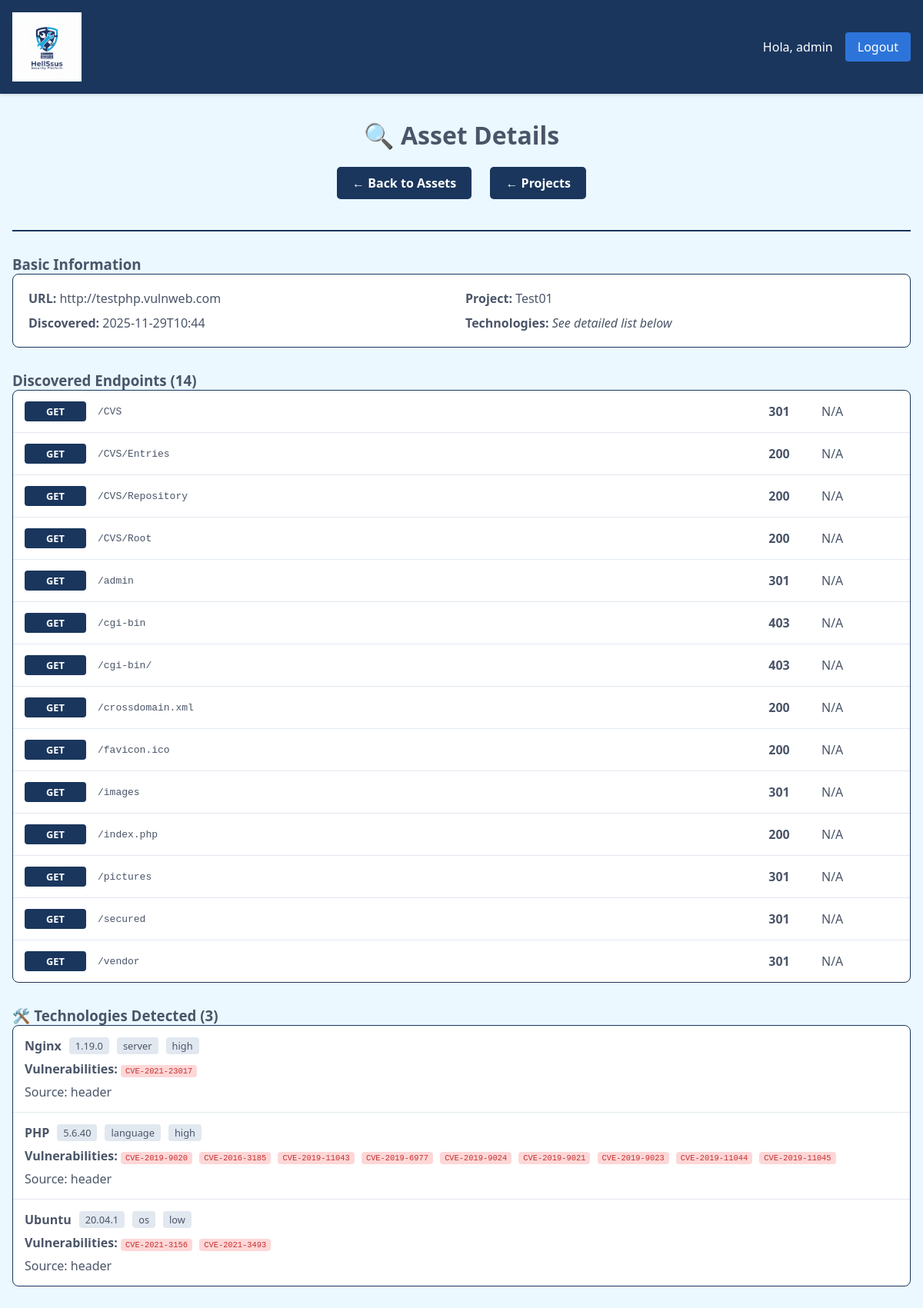
Page /asset/3 (signed in) on the committed database.
### tables this page shows
CREATE TABLE assets (
            id INTEGER PRIMARY KEY AUTOINCREMENT,
            url TEXT NOT NULL,
            technologies TEXT,
            open_ports TEXT,
            project_id INTEGER,
            discovery_date TEXT,
            FOREIGN KEY (project_id) REFERENCES projects (id)
        );

CREATE TABLE projects (
            id INTEGER PRIMARY KEY AUTOINCREMENT,
            name TEXT NOT NULL,
            created_date TEXT,
            description TEXT
        );

CREATE TABLE endpoints (
            id INTEGER PRIMARY KEY AUTOINCREMENT,
            asset_id INTEGER,
            path TEXT NOT NULL,
            status_code INTEGER,
            method TEXT,
            discovered_by TEXT,
            content TEXT,
            discovery_date TEXT,
            FOREIGN KEY (asset_id) REFERENCES assets (id)
        );

### dashboard/app.py (the view)
@app.route('/asset/<int:asset_id>')
@login_required
def asset_detail(asset_id):
    conn = get_db_connection()
    asset = conn.execute(
        'SELECT * FROM assets WHERE id = ?', (asset_id,)
    ).fetchone()
    if not asset:
        conn.close()
        return "Asset not found", 404
    endpoints = conn.execute(
        'SELECT * FROM endpoints WHERE asset_id = ? ORDER BY path', (asset_id,)
    ).fetchall()
    project = conn.execute(
        'SELECT name FROM projects WHERE id = ?', (asset['project_id'],)
    ).fetchone()
    conn.close()
    open_ports = []
    if asset['open_ports']:
        try:
            open_ports = json.loads(asset['open_ports'])
        except:
            open_ports = []
    technologies = []
    if asset['technologies']:
        try:
            technologies = json.loads(asset['technologies'])
        except:
            technologies = []
    return render_template('asset_detail.html',
                         asset=asset,
                         endpoints=endpoints,
                         technologies=technologies,
                         open_ports=open_ports,
                         project_name=project['name'] if project else 'Unknown')

### dashboard/app.py (called while the page is built)
def get_db_connection():
    conn = sqlite3.connect(DATABASE_PATH)
    conn.row_factory = sqlite3.Row
    return conn

def login_required(f):
    @wraps(f)
    def decorated_function(*args, **kwargs):
        if 'user_id' not in session:
            return redirect(url_for('login'))
        return f(*args, **kwargs)
    return decorated_function

### dashboard/templates/asset_detail.html (shortened to what this page needs)
{% extends "base.html" %}
{% block content %}
<div class="container">
    <div class="header">
        <h1>🔍 Asset Details</h1>
        <div class="nav">
            <a href="/assets" class="btn">← Back to Assets</a>
            <a href="/projects" class="btn">← Projects</a>
        </div>
    </div>
    <div class="asset-info">
        <h3>Basic Information</h3>
        <div class="info-grid">
            <div><strong>URL:</strong> {{ asset.url }}</div>
            <div><strong>Project:</strong> {{ project_name }}</div>
            <div><strong>Discovered:</strong> {{ asset.discovery_date[:16] if asset.discovery_date else 'During scan' }}</div>
            {% if asset.technologies %}
            <div><strong>Technologies:</strong> <em>See detailed list below</em></div>
            {% endif %}
        </div>
    </div>
    <div class="endpoints-section">
        <h3>Discovered Endpoints ({{ endpoints|length }})</h3>
        <div class="endpoints-list">
            {% for endpoint in endpoints %}
            <div class="endpoint-item">
                <div class="endpoint-method">{{ endpoint.method  or 'GET' }}</div>
                <div class="endpoint-path">{{ endpoint.path }}</div>
                <div class="endpoint-status status-{{ endpoint.status_code  // 100 }}x">
                    {{ endpoint.status_code  or 'N/A' }}
                </div>
                <div class="endpoint-length">{{ endpoint.content_length or 'N/A' }}</div>
            </div>
            {% endfor %}
        </div>
    </div>
    {% if technologies %}
    <div class="section">
        <h3>🛠️ Technologies Detected ({{ technologies|length }})</h3>
        <div class="technologies-list">
            {% for tech in technologies %}
            <div class="tech-item">
                <div class="tech-header">
                    <strong>{{ tech.name }}</strong>
                    <span class="tech-version">{{ tech.version or 'N/A' }}</span>
                    <span class="tech-type">{{ tech.type }}</span>
                    <span class="tech-confidence">{{ tech.confidence }}</span>
                </div>
                {% if tech.vulnerabilities %}
                <div class="tech-vulns">
                    <strong>Vulnerabilities:</strong>
                    {% for cve in tech.vulnerabilities %}
                    <span class="cve-badge">{{ cve }}</span>
                    {% endfor %}
                </div>
                {% endif %}
                <div class="tech-source">Source: {{ tech.source }}</div>
            </div>
            {% endfor %}
        </div>
    </div>
    {% endif %}
</div>
{% endblock %}

### dashboard/static/css/style.css (style rules this page uses)
:root { --azul-oscuro: #1a365d; --azul-medio: #2d74da; --azul-claro: #ebf8ff; --blanco: #ffffff; --gris-claro: #f7fafc; --gris-texto: #4a5568; --rojo-error: #e53e3e; }
* { margin: 0; padding: 0; box-sizing: border-box; }
body { font-family: 'Segoe UI', Tahoma, Geneva, Verdana, sans-serif; background: var(--azul-claro); color: var(--gris-texto); }
.container { max-width: 1200px; margin: 0 auto; }
.header { text-align: center; border-bottom: 2px solid var(--azul-oscuro); padding-bottom: 20px; margin-bottom: 30px; }
.nav { text-align: center; margin: 30px 0; }
.btn { background: var(--azul-oscuro); color: var(--blanco); padding: 10px 20px; text-decoration: none; border-radius: 5px; margin: 0 10px; font-weight: bold; }

### dashboard/templates/asset_detail.html (style rules this page uses)
.info-grid { display: grid; grid-template-columns: 1fr 1fr; gap: 10px; background: var(--blanco); padding: 20px; border-radius: 8px; border: 1px solid var(--azul-oscuro); }
.endpoints-section { margin-top: 30px; }
.endpoints-list { background: var(--blanco); border-radius: 8px; border: 1px solid var(--azul-oscuro); }
.endpoint-item { display: grid; grid-template-columns: 80px 1fr 80px 100px; gap: 15px; padding: 12px 15px; border-bottom: 1px solid #e2e8f0; align-items: center; }
.endpoint-item:last-child { border-bottom: none; }
.endpoint-method { background: var(--azul-oscuro); color: white; padding: 4px 8px; border-radius: 4px; text-align: center; font-weight: bold; font-size: 0.8em; }
.endpoint-path { font-family: monospace; word-break: break-all; }
.endpoint-status { text-align: center; font-weight: bold; padding: 4px 8px; border-radius: 4px; }
.section { margin-top: 30px; }
.technologies-list, .ports-list, .secrets-list { background: var(--blanco); border-radius: 8px; border: 1px solid var(--azul-oscuro); }
.tech-item, .port-item, .secret-item { padding: 15px; border-bottom: 1px solid #e2e8f0; }
.tech-item:last-child, .port-item:last-child, .secret-item:last-child { border-bottom: none; }
.tech-header { display: flex; gap: 10px; align-items: center; margin-bottom: 8px; flex-wrap: wrap; }
.tech-version, .tech-type, .tech-confidence { background: #e2e8f0; padding: 2px 8px; border-radius: 4px; font-size: 0.8em; }
.tech-vulns { margin: 8px 0; }
.cve-badge { background: #fed7d7; color: #c53030; padding: 2px 6px; border-radius: 4px; font-size: 0.8em; margin-right: 5px; font-family: monospace; }

### rows in the picture
assets: url "http://testphp.vulnweb.com", discovery_date "2025-11-29T10:44"
projects: name "Test01"
endpoints: method "GET", path "/CVS", status_code "301", content_length "N/A"
endpoints: method "GET", path "/CVS/Entries", status_code "200", content_length "N/A"
endpoints: method "GET", path "/CVS/Repository", status_code "200", content_length "N/A"
endpoints: method "GET", path "/CVS/Root", status_code "200", content_length "N/A"
endpoints: method "GET", path "/admin", status_code "301", content_length "N/A"
endpoints: method "GET", path "/cgi-bin", status_code "403", content_length "N/A"
endpoints: method "GET", path "/cgi-bin/", status_code "403", content_length "N/A"
endpoints: method "GET", path "/crossdomain.xml", status_code "200", content_length "N/A"
endpoints: method "GET", path "/favicon.ico", status_code "200", content_length "N/A"
endpoints: method "GET", path "/images", status_code "301", content_length "N/A"
endpoints: method "GET", path "/index.php", status_code "200", content_length "N/A"
endpoints: method "GET", path "/pictures", status_code "301", content_length "N/A"
endpoints: method "GET", path "/secured", status_code "301", content_length "N/A"
endpoints: method "GET", path "/vendor", status_code "301", content_length "N/A"

### other values in the picture
{{ session.username }} "admin"
{{ endpoints|length }} "14"
{{ technologies|length }} "3"
{{ tech.name }} "Nginx" "PHP" "Ubuntu"
{{ tech.version or 'N/A' }} "1.19.0" "5.6.40" "20.04.1"
{{ tech.type }} "server" "language" "os"
{{ tech.confidence }} "high" "high" "low"
{{ cve }} "CVE-2021-23017" "CVE-2019-9020" "CVE-2016-3185" "CVE-2019-11043" "CVE-2019-6977" "CVE-2019-9024" "CVE-2019-9021" "CVE-2019-9023" "CVE-2019-11044" "CVE-2019-11045" "CVE-2021-3156" "CVE-2021-3493"
{{ tech.source }} "header" "header" "header"
